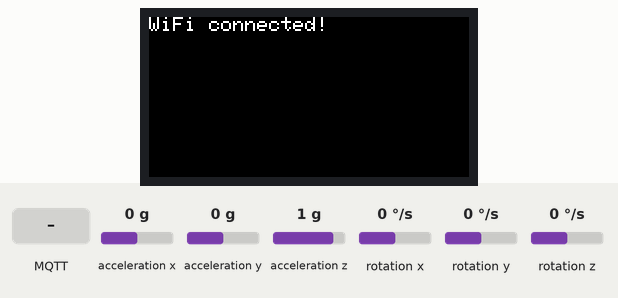
This sketch was run on a simulated ESP32. On the bench: 160×80 colour display. Inputs (shaded band) come from the test bench; at power-on: acceleration x 0 g, acceleration y 0 g, acceleration z 1 g, rotation x 0 °/s, rotation y 0 °/s, rotation z 0 °/s. WiFi joins after 1.5 s; servers stay silent unless stated; no MQTT or app messages arrive unless stated; what the sketch prints to the serial monitor is not drawn.

Above: at 1.8 s.
At 5.9 s:
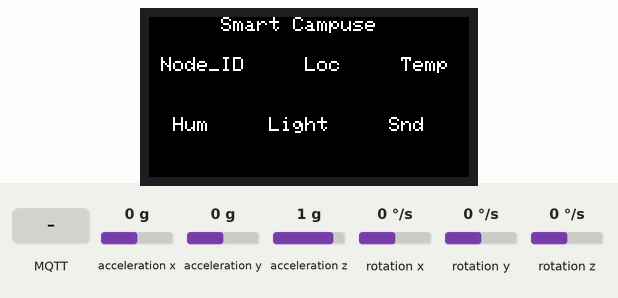
6.0 s: MQTT message "1" arrives on the first subscribed topic
At 7.6 s:
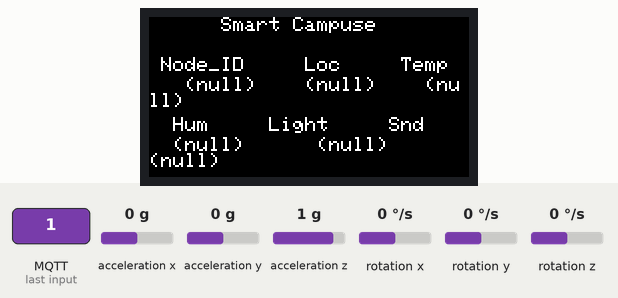
8.0 s: acceleration x set to -1.4 g
10.1 s: MQTT message "machine4320" arrives on the first subscribed topic
12.1 s: MQTT message "U103" arrives on the first subscribed topic
15.1 s: acceleration x set to -0.8 g
18.1 s: acceleration y set to -1.4 g
Timing chart, 0 to 21.1 s (numbered marks = the images above; inputs shaded):
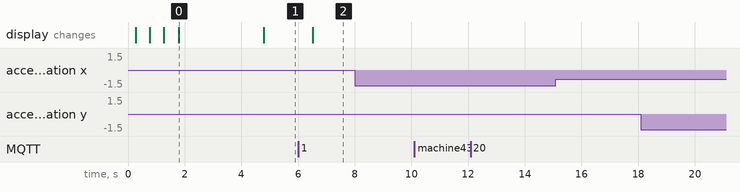

The sketch:

smart_campuse.ino
```cpp
//IOT motion sensor

#include <WiFi.h>               // Wifi driver
#include <PubSubClient.h>       // MQTT server library
#include <ArduinoJson.h>        // JSON library
#include <M5StickC.h>
#define ID 9

// MQTT and WiFi set-up
WiFiClient espClient;
PubSubClient client(espClient);
//Neotimer mytimer(900000); // Set timer interrupt to 15min

// Key debounce set-up
//ButtonDebounce trigger(TRIG, 100);//IO debouncing
//ButtonDebounce function_key(FUNC_KEY, 100); //IO debouncing

//const char *password = "machine4320";  // Your Wifi password
//const char *ssid = "W001-Guest";      // Your SSID
//const char *password = "W001-Guest";  // Your Wifi password
//const char *ssid = "U103";      // Your SSID
//const char *password = "IcU103wifi";  // Your Wifi password
//const char *ssid = "EiA-Mbot";
const char *ssid = "icw502g";      // Your SSID
const char *password = "8c122ase";  // Your Wifi password
//const char *mqtt_server = "mqtt.eclipse.org"; // MQTT server name
const char *mqtt_server = "ia.ic.polyu.edu.hk"; // MQTT server name
char *mqttTopic = "IC/123";
char *mqttTopic1 = "iot/sensor-CD";

float accX = 0.0F;
float accY = 0.0F;
float accZ = 0.0F;

float gyroX = 0.0F;
float gyroY = 0.0F;
float gyroZ = 0.0F;

float pitch = 0.0F;
float roll = 0.0F;
float yaw = 0.0F;

byte reconnect_count = 0;
long currentTime = 0;

char msg[100];
String ipAddress;
String macAddr;
String recMsg="";

const char* node_id =" ";
const char* loc=" ";
const char* temp=" ";
const char* hum=" ";
const char* light=" ";
const char* snd=" ";

int count = 0;

StaticJsonDocument<100> Jsondata; // Create a JSON document of 200 characters max
StaticJsonDocument<200> jsonBuffer;

//Set up the Wifi connection
void setup_wifi() {
  byte count = 0;

  WiFi.disconnect();
  delay(100);
  // We start by connecting to a WiFi network
  Serial.printf("\nConnecting to %s\n", ssid);
  WiFi.begin(ssid, password); // start the Wifi connection with defined SSID and PW

  // Indicate "......" during connecting
  // Restart if WiFi cannot be connected for 30sec
  currentTime = millis();
  M5.Lcd.setCursor(0,0);
  M5.Lcd.print("Connecting");
  while (WiFi.status() != WL_CONNECTED) {
    delay(500);
    Serial.print(".");
    M5.Lcd.print(".");
    count++;
    if (count == 6) {
      count = 0;
      M5.Lcd.setCursor(0,0);
      M5.Lcd.print("Connecting       "); //clear the dots
      M5.Lcd.setCursor(0,0);
    }

    if (millis()-currentTime > 30000){
      ESP.restart();
    }
  }
  // Show "WiFi connected" once linked and light up LED1
  Serial.printf("\nWiFi connected\n");
  // Show IP address and MAC address
  ipAddress=WiFi.localIP().toString();
  Serial.printf("\nIP address: %s\n", ipAddress.c_str());
  macAddr=WiFi.macAddress();
  Serial.printf("MAC address: %s\n", macAddr.c_str());

  //Show in the small TFT
  M5.Lcd.fillScreen(BLACK);
  M5.Lcd.setCursor(0,0);
  M5.Lcd.print("WiFi connected!");
  delay(3000);
}

// Routine to receive message from MQTT server
void callback(char* topic, byte* payload, unsigned int length) {

  recMsg ="";
  for (int i = 0; i < length; i++) {
    recMsg = recMsg + (char)payload[i];
  }
  Serial.printf("%d: Message arrived [%s] %s\n", millis(), topic, recMsg.c_str());
  Serial.println(recMsg);
  delay(500);

  DeserializationError error = deserializeJson(jsonBuffer, recMsg);

  if (error) {
    Serial.print(F("deserializeJson() failed: "));
    Serial.println(error.c_str());
    return;
  }

  node_id = jsonBuffer["node_id"];
  loc = jsonBuffer["loc"];
  temp = jsonBuffer["temp"];
  hum = jsonBuffer["hum"];
  light = jsonBuffer["light"];
  snd = jsonBuffer["snd"];

  Serial.println(node_id);
  Serial.println(loc);
  Serial.println(temp);
  Serial.println(hum);
  Serial.println(light);
  Serial.println(snd);
  /*
  Serial.println(value);
  Serial.println(value);*/
}


// Reconnect mechanism for MQTT Server
void reconnect() {
  // Loop until we're reconnected

  while (!client.connected()) {
    Serial.printf("Attempting MQTT connection...");
    // Attempt to connect
    //if (client.connect("ESP32Client")) {
    if (client.connect(macAddr.c_str())) {
      Serial.println("Connected");
      // Once connected, publish an announcement...
      snprintf(msg, 75, "IoT System (%s) is READY", ipAddress.c_str());
      client.subscribe(mqttTopic1);
      delay(1000);
      client.publish(mqttTopic, msg);
      reconnect_count = 0;
    } else {
      Serial.print("failed, rc=");
      Serial.print(client.state());
      Serial.println(" try again in 5 seconds");
      reconnect_count++;

      //reconnect wifi by restart if retrial up to 5 times
      if (reconnect_count == 5){
        ESP.restart();//reset if not connected to server
      }

      // Wait 5 seconds before retrying
      delay(5000);
    }
  }
}

void check_Accel(){
  count++;
  if ((abs(accX)>1.3)|(abs(accY)>1.3)|(abs(accZ-1)>1.5)) {
    Jsondata["MOVED"] = "Yes";
    //Serial.println("The part is moved!!");
  }else {
    Jsondata["MOVED"] = "No";
    //Serial.println("No movement detected!!");
  }
   // Packing the JSON message into msg
   serializeJson(Jsondata, Serial);
   serializeJson(Jsondata, msg);

   if (count >= 500) {
    client.publish(mqttTopic, msg);
    count = 0;
   }
}

void setup() {
  //pinMode(TRIG, INPUT);
  //pinMode(FUNC_KEY, INPUT);
  //pinMode(LED1, OUTPUT);

  //digitalWrite(LED1, LOW);

  Serial.begin(115200);
  Serial.println("System Start!");

  M5.begin();
  M5.IMU.Init();
  M5.Lcd.setRotation(3);
  M5.Lcd.fillScreen(BLACK);
  M5.Lcd.setTextSize(1);

  setup_wifi();

  client.setServer(mqtt_server, 1883);
  client.setCallback(callback);

  //Initalize Json message
  Jsondata["PART"] = ID;
  Jsondata["MOVED"] = "No";

  M5.Lcd.setCursor(0, 0);
  M5.Lcd.println("      Smart Campuse");
  M5.Lcd.setCursor(0, 20);
  M5.Lcd.println(" Node_ID     Loc     Temp");
  M5.Lcd.setCursor(0, 50);
  M5.Lcd.println("  Hum     Light     Snd");

}

void loop() {
  M5.IMU.getGyroData(&gyroX,&gyroY,&gyroZ);
  M5.IMU.getAccelData(&accX,&accY,&accZ);
  M5.IMU.getAhrsData(&pitch,&roll,&yaw);


  M5.Lcd.setCursor(0, 30);
  M5.Lcd.printf("   %s    %s    %s      ", node_id, loc, temp);
  /*M5.Lcd.setCursor(140, 20);
  M5.Lcd.print("o/s");
  M5.Lcd.setCursor(0, 30);
  M5.Lcd.printf(" %s   %s   %s   ", hu, light, snd);
  M5.Lcd.setCursor(140, 30);
  M5.Lcd.print("G");*/
  M5.Lcd.setCursor(0, 60);
  M5.Lcd.printf("  %s      %s      %s   ",  hum, light, snd);

  check_Accel();
   if (!client.connected()){
    reconnect();
   }
   client.loop();

  /*//Use Timer Interrupt to repeat the following task regularly
   if(mytimer.repeat()){
      Serial.println("Alive");

      //Sending "alive" message to server regularly
      Jsondata["hand_id"] = ID;
      Jsondata["COUNT"] = -2;
      // Packing the JSON message into msg
      serializeJson(Jsondata, Serial);
      serializeJson(Jsondata, msg);

      //Publish msg to MQTT server
      client.publish(mqttTopic, msg);
      Serial.println();
     } */
}
```

Measured:
- after the input at 6.0 s, the display: changes after 0.52 s (image 2)
- after the input at 8.0 s, every drawn part: stays the same
- after the input at 10.1 s, every drawn part: stays the same
- after the input at 12.1 s, every drawn part: stays the same
- after the input at 15.1 s, every drawn part: stays the same
- after the input at 18.1 s, every drawn part: stays the same
- what the display in image 0 shows lasts 3.0 s, from 1.8 s to 4.8 s
